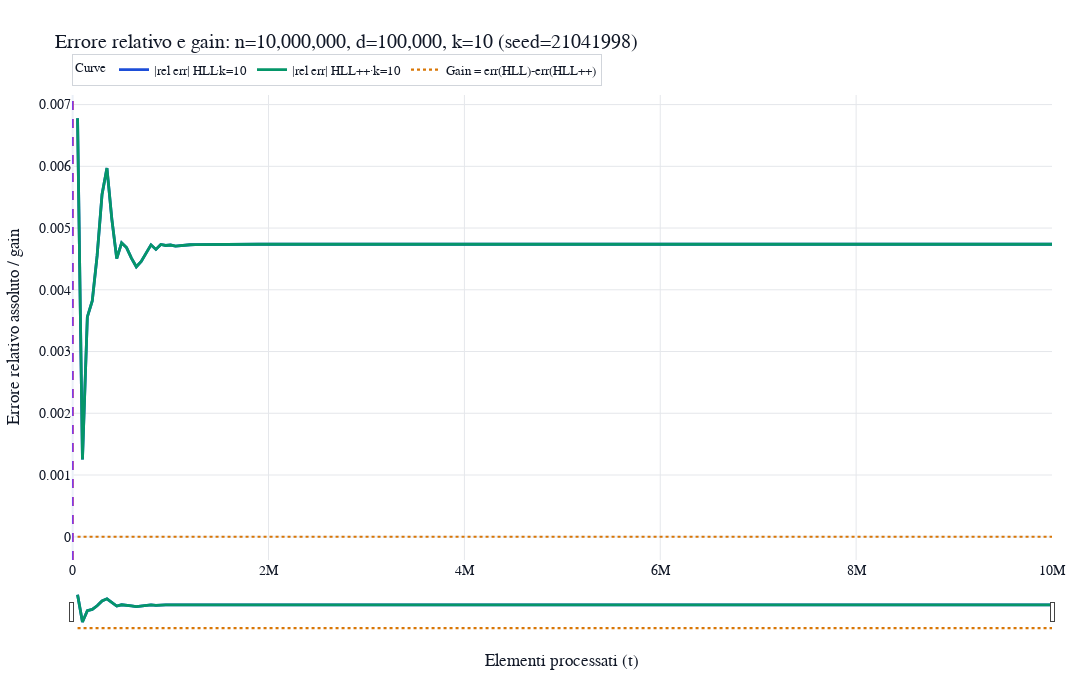
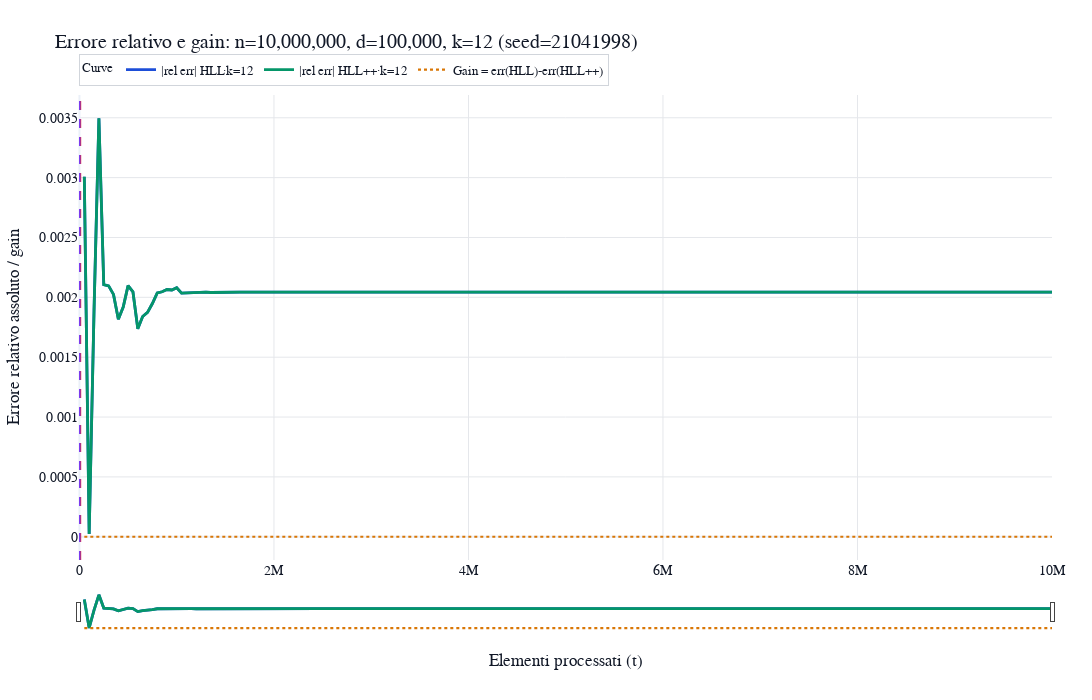
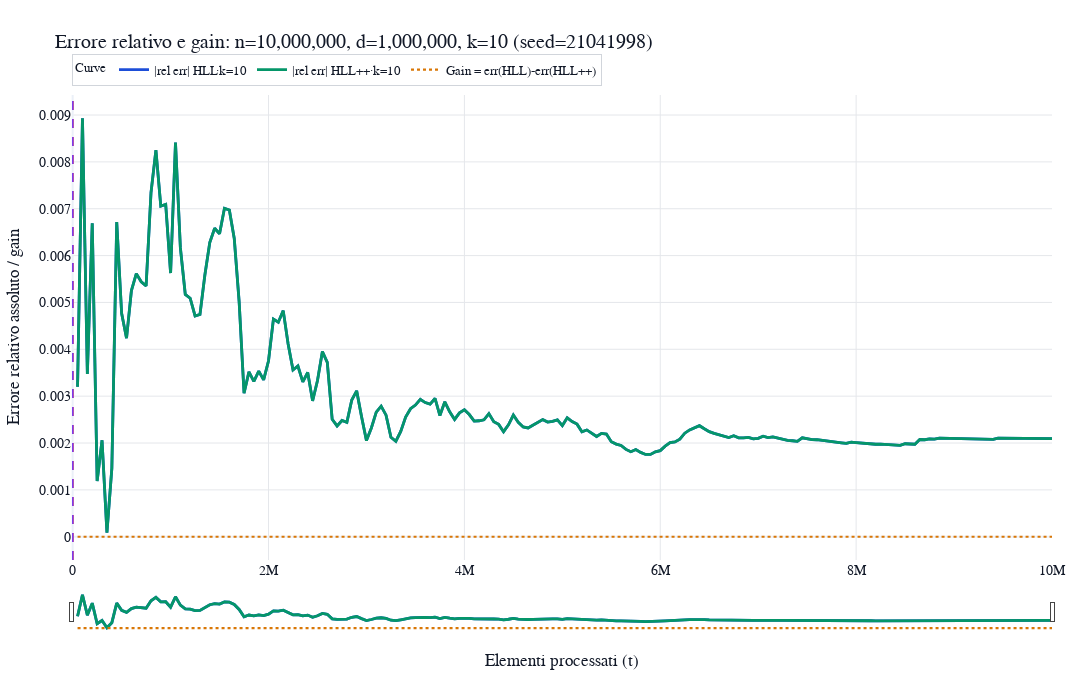
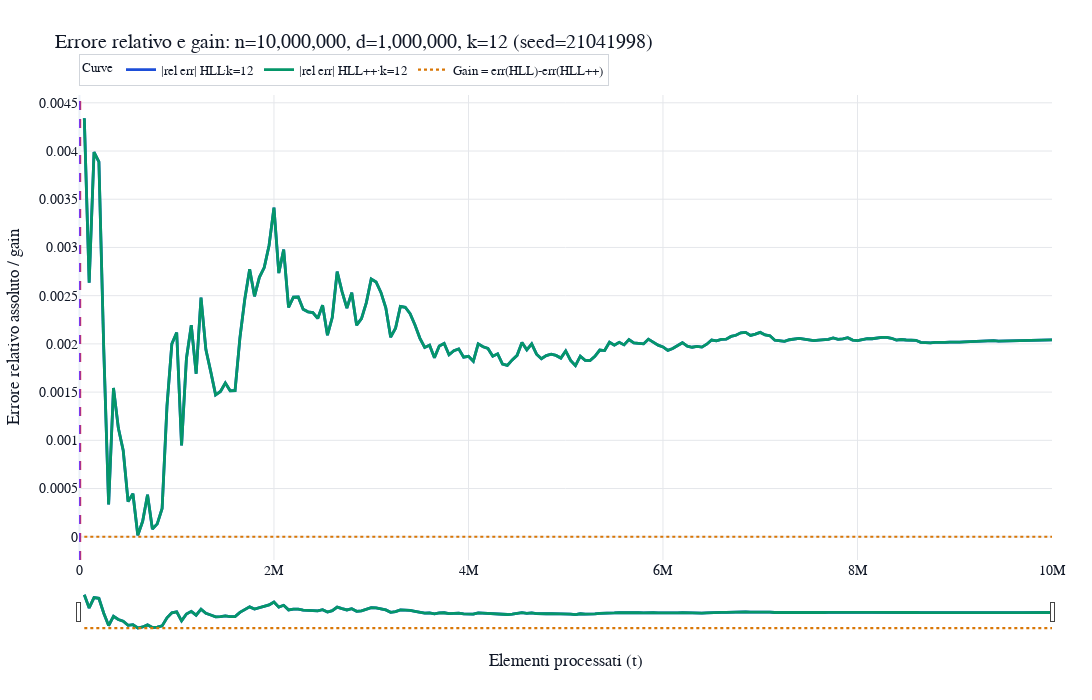

The notebook cell saved with these charts, in order:
### Code cell
# Caso grande n=10^7: qui HLL e HLL++ tendono ad allinearsi (stesse stime quasi ovunque)
for d in [100_000, 1_000_000, 5_000_000, 10_000_000]:
    plot_error_scenario(n=10_000_000, d=d, k=10)
    plot_error_scenario(n=10_000_000, d=d, k=12)

### Figure 1 — Plotly figure (JSON) as saved in the notebook; plotly's stock layout.template omitted (floating-point values rounded to 4 significant figures; data arrays with more than 128 entries replaced by an {"elided": "..."} marker saying what was removed)
{"data": [{"line": {"color": "#1D4ED8", "width": 2.8}, "mode": "lines", "name": "|rel err| HLL·k=10", "type": "scatter", "x": {"elided": "200 int values"}, "y": {"elided": "200 float values"}}, {"line": {"color": "#059669", "width": 2.8}, "mode": "lines", "name": "|rel err| HLL++·k=10", "type": "scatter", "x": {"elided": "200 int values"}, "y": {"elided": "200 float values"}}, {"line": {"color": "#D97706", "dash": "dot", "width": 2.2}, "mode": "lines", "name": "Gain = err(HLL)-err(HLL++)", "type": "scatter", "x": {"elided": "200 int values"}, "y": {"elided": "200 float values"}}], "layout": {"font": {"color": "#111827", "family": "Arial", "size": 14}, "height": 700, "legend": {"bordercolor": "#D1D5DB", "borderwidth": 1, "font": {"size": 13}, "itemclick": "toggleothers", "itemdoubleclick": "toggle", "orientation": "h", "title": {"font": {"size": 13}, "text": "Curve"}, "x": 0, "xanchor": "left", "y": 1.02, "yanchor": "bottom"}, "margin": {"b": 70, "l": 70, "r": 40, "t": 95}, "shapes": [{"line": {"color": "#DC2626", "dash": "dash", "width": 1.5}, "type": "line", "x0": 2560, "x1": 2560, "xref": "x", "y0": 0, "y1": 1, "yref": "y domain"}, {"line": {"color": "#7C3AED", "dash": "dash", "width": 1.5}, "type": "line", "x0": 900, "x1": 900, "xref": "x", "y0": 0, "y1": 1, "yref": "y domain"}], "title": {"text": "Errore relativo e gain: n=10,000,000, d=100,000, k=10 (seed=21041998)"}, "width": 1250, "xaxis": {"fixedrange": false, "gridcolor": "#E5E7EB", "rangeslider": {"thickness": 0.07, "visible": true}, "showgrid": true, "title": {"text": "Elementi processati (t)"}}, "yaxis": {"fixedrange": false, "gridcolor": "#E5E7EB", "showgrid": true, "title": {"text": "Errore relativo assoluto / gain"}}}}

### Figure 2 — Plotly figure (JSON) as saved in the notebook; plotly's stock layout.template omitted (floating-point values rounded to 4 significant figures; data arrays with more than 128 entries replaced by an {"elided": "..."} marker saying what was removed)
{"data": [{"line": {"color": "#1D4ED8", "width": 2.8}, "mode": "lines", "name": "|rel err| HLL·k=12", "type": "scatter", "x": {"elided": "200 int values"}, "y": {"elided": "200 float values"}}, {"line": {"color": "#059669", "width": 2.8}, "mode": "lines", "name": "|rel err| HLL++·k=12", "type": "scatter", "x": {"elided": "200 int values"}, "y": {"elided": "200 float values"}}, {"line": {"color": "#D97706", "dash": "dot", "width": 2.2}, "mode": "lines", "name": "Gain = err(HLL)-err(HLL++)", "type": "scatter", "x": {"elided": "200 int values"}, "y": {"elided": "200 float values"}}], "layout": {"font": {"color": "#111827", "family": "Arial", "size": 14}, "height": 700, "legend": {"bordercolor": "#D1D5DB", "borderwidth": 1, "font": {"size": 13}, "itemclick": "toggleothers", "itemdoubleclick": "toggle", "orientation": "h", "title": {"font": {"size": 13}, "text": "Curve"}, "x": 0, "xanchor": "left", "y": 1.02, "yanchor": "bottom"}, "margin": {"b": 70, "l": 70, "r": 40, "t": 95}, "shapes": [{"line": {"color": "#DC2626", "dash": "dash", "width": 1.5}, "type": "line", "x0": 10240, "x1": 10240, "xref": "x", "y0": 0, "y1": 1, "yref": "y domain"}, {"line": {"color": "#7C3AED", "dash": "dash", "width": 1.5}, "type": "line", "x0": 3100, "x1": 3100, "xref": "x", "y0": 0, "y1": 1, "yref": "y domain"}], "title": {"text": "Errore relativo e gain: n=10,000,000, d=100,000, k=12 (seed=21041998)"}, "width": 1250, "xaxis": {"fixedrange": false, "gridcolor": "#E5E7EB", "rangeslider": {"thickness": 0.07, "visible": true}, "showgrid": true, "title": {"text": "Elementi processati (t)"}}, "yaxis": {"fixedrange": false, "gridcolor": "#E5E7EB", "showgrid": true, "title": {"text": "Errore relativo assoluto / gain"}}}}

### Figure 3 — Plotly figure (JSON) as saved in the notebook; plotly's stock layout.template omitted (floating-point values rounded to 4 significant figures; data arrays with more than 128 entries replaced by an {"elided": "..."} marker saying what was removed)
{"data": [{"line": {"color": "#1D4ED8", "width": 2.8}, "mode": "lines", "name": "|rel err| HLL·k=10", "type": "scatter", "x": {"elided": "200 int values"}, "y": {"elided": "200 float values"}}, {"line": {"color": "#059669", "width": 2.8}, "mode": "lines", "name": "|rel err| HLL++·k=10", "type": "scatter", "x": {"elided": "200 int values"}, "y": {"elided": "200 float values"}}, {"line": {"color": "#D97706", "dash": "dot", "width": 2.2}, "mode": "lines", "name": "Gain = err(HLL)-err(HLL++)", "type": "scatter", "x": {"elided": "200 int values"}, "y": {"elided": "200 float values"}}], "layout": {"font": {"color": "#111827", "family": "Arial", "size": 14}, "height": 700, "legend": {"bordercolor": "#D1D5DB", "borderwidth": 1, "font": {"size": 13}, "itemclick": "toggleothers", "itemdoubleclick": "toggle", "orientation": "h", "title": {"font": {"size": 13}, "text": "Curve"}, "x": 0, "xanchor": "left", "y": 1.02, "yanchor": "bottom"}, "margin": {"b": 70, "l": 70, "r": 40, "t": 95}, "shapes": [{"line": {"color": "#DC2626", "dash": "dash", "width": 1.5}, "type": "line", "x0": 2560, "x1": 2560, "xref": "x", "y0": 0, "y1": 1, "yref": "y domain"}, {"line": {"color": "#7C3AED", "dash": "dash", "width": 1.5}, "type": "line", "x0": 900, "x1": 900, "xref": "x", "y0": 0, "y1": 1, "yref": "y domain"}], "title": {"text": "Errore relativo e gain: n=10,000,000, d=1,000,000, k=10 (seed=21041998)"}, "width": 1250, "xaxis": {"fixedrange": false, "gridcolor": "#E5E7EB", "rangeslider": {"thickness": 0.07, "visible": true}, "showgrid": true, "title": {"text": "Elementi processati (t)"}}, "yaxis": {"fixedrange": false, "gridcolor": "#E5E7EB", "showgrid": true, "title": {"text": "Errore relativo assoluto / gain"}}}}

### Figure 4 — Plotly figure (JSON) as saved in the notebook; plotly's stock layout.template omitted (floating-point values rounded to 4 significant figures; data arrays with more than 128 entries replaced by an {"elided": "..."} marker saying what was removed)
{"data": [{"line": {"color": "#1D4ED8", "width": 2.8}, "mode": "lines", "name": "|rel err| HLL·k=12", "type": "scatter", "x": {"elided": "200 int values"}, "y": {"elided": "200 float values"}}, {"line": {"color": "#059669", "width": 2.8}, "mode": "lines", "name": "|rel err| HLL++·k=12", "type": "scatter", "x": {"elided": "200 int values"}, "y": {"elided": "200 float values"}}, {"line": {"color": "#D97706", "dash": "dot", "width": 2.2}, "mode": "lines", "name": "Gain = err(HLL)-err(HLL++)", "type": "scatter", "x": {"elided": "200 int values"}, "y": {"elided": "200 float values"}}], "layout": {"font": {"color": "#111827", "family": "Arial", "size": 14}, "height": 700, "legend": {"bordercolor": "#D1D5DB", "borderwidth": 1, "font": {"size": 13}, "itemclick": "toggleothers", "itemdoubleclick": "toggle", "orientation": "h", "title": {"font": {"size": 13}, "text": "Curve"}, "x": 0, "xanchor": "left", "y": 1.02, "yanchor": "bottom"}, "margin": {"b": 70, "l": 70, "r": 40, "t": 95}, "shapes": [{"line": {"color": "#DC2626", "dash": "dash", "width": 1.5}, "type": "line", "x0": 10240, "x1": 10240, "xref": "x", "y0": 0, "y1": 1, "yref": "y domain"}, {"line": {"color": "#7C3AED", "dash": "dash", "width": 1.5}, "type": "line", "x0": 3100, "x1": 3100, "xref": "x", "y0": 0, "y1": 1, "yref": "y domain"}], "title": {"text": "Errore relativo e gain: n=10,000,000, d=1,000,000, k=12 (seed=21041998)"}, "width": 1250, "xaxis": {"fixedrange": false, "gridcolor": "#E5E7EB", "rangeslider": {"thickness": 0.07, "visible": true}, "showgrid": true, "title": {"text": "Elementi processati (t)"}}, "yaxis": {"fixedrange": false, "gridcolor": "#E5E7EB", "showgrid": true, "title": {"text": "Errore relativo assoluto / gain"}}}}
